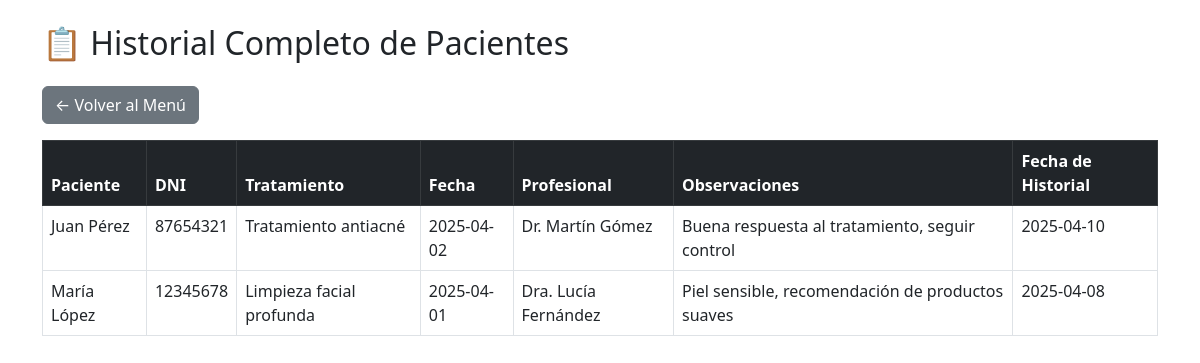
Screenshot of /empleados/ver_historial.php (signed in) with the database file from the repository.
### tables this page shows
CREATE TABLE tratamientos (
    id INT AUTO_INCREMENT PRIMARY KEY,
    id_paciente INT,
    id_profesional INT,
    fecha DATE,
    descripcion TEXT,
    observaciones TEXT DEFAULT NULL,
    historial_fecha DATE DEFAULT NULL,   
    FOREIGN KEY (id_paciente) REFERENCES pacientes(id),
    FOREIGN KEY (id_profesional) REFERENCES profesionales(id)
);

CREATE TABLE pacientes (
    id INT AUTO_INCREMENT PRIMARY KEY,
    dni VARCHAR(15) UNIQUE,
    nombre VARCHAR(100),
    telefono VARCHAR(20),
    direccion VARCHAR(150),
    fecha_nacimiento DATE
);

CREATE TABLE profesionales (
    id INT AUTO_INCREMENT PRIMARY KEY,
    nombre VARCHAR(100),
    especialidad VARCHAR(100)
);

### empleados/ver_historial.php (the view, shortened to what this page needs)
<?php
include("../php/conexion.php");
$sql = "SELECT
            pacientes.nombre AS nombre_paciente,
            pacientes.dni,
            tratamientos.descripcion AS tratamiento,
            tratamientos.fecha,
            profesionales.nombre AS nombre_profesional,
            tratamientos.observaciones,
            tratamientos.historial_fecha
        FROM tratamientos
        INNER JOIN pacientes ON tratamientos.id_paciente = pacientes.id
        INNER JOIN profesionales ON tratamientos.id_profesional = profesionales.id
        ORDER BY tratamientos.fecha DESC";
$resultado = $conexion->query($sql);
?>
<!DOCTYPE html>
<html lang="es">
<head>
    <link href="https://cdn.jsdelivr.net/npm/bootstrap@5.3.0/dist/css/bootstrap.min.css" rel="stylesheet">
</head>
<body class="container mt-4">
    <h2 class="mb-4">📋 Historial Completo de Pacientes</h2>
    <a href="index_empleados.php" class="btn btn-secondary mb-3">← Volver al Menú</a>
    <table class="table table-bordered">
        <thead class="table-dark">
            <tr>
                <th>Paciente</th>
                <th>DNI</th>
                <th>Tratamiento</th>
                <th>Fecha</th>
                <th>Profesional</th>
                <th>Observaciones</th>
                <th>Fecha de Historial</th>
            </tr>
        </thead>
        <tbody>
            <?php if ($resultado->num_rows > 0): ?>
                <?php while($fila = $resultado->fetch_assoc()): ?>
                    <tr>
                        <td><?= htmlspecialchars($fila["nombre_paciente"]) ?></td>
                        <td><?= htmlspecialchars($fila["dni"]) ?></td>
                        <td><?= htmlspecialchars($fila["tratamiento"]) ?></td>
                        <td><?= htmlspecialchars($fila["fecha"]) ?></td>
                        <td><?= htmlspecialchars($fila["nombre_profesional"]) ?></td>
                        <td><?= htmlspecialchars($fila["observaciones"]) ?></td>
                        <td><?= htmlspecialchars($fila["historial_fecha"]) ?></td>
                    </tr>
                <?php endwhile; ?>
            <?php else: ?>
                <tr>
                    <td colspan="7" class="text-center">No se encontraron registros en el historial</td>
                </tr>
            <?php endif; ?>
        </tbody>
    </table>
</body>
</html>

### rows the page displays
tratamientos: id_paciente.nombre "Juan Pérez", id_paciente.dni "87654321", descripcion "Tratamiento antiacné", fecha "2025-04-02", id_profesional.nombre "Dr. Martín Gómez", observaciones "Buena respuesta al tratamiento, seguir control", historial_fecha "2025-04-10"
tratamientos: id_paciente.nombre "María López", id_paciente.dni "12345678", descripcion "Limpieza facial profunda", fecha "2025-04-01", id_profesional.nombre "Dra. Lucía Fernández", observaciones "Piel sensible, recomendación de productos suaves", historial_fecha "2025-04-08"
